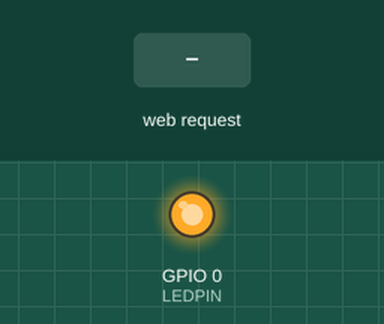
A sketch run on a simulated ESP8266 (NodeMCU). Parts: output pins drawn as LEDs (lit = HIGH). The test bench sets the inputs (shaded band). WiFi joins after 1.5 s; servers stay silent unless stated; what the sketch prints to the serial monitor is not drawn.

Above: at 2.7 s.
2.8 s: HTTP request GET /ledon received
At 3.4 s:
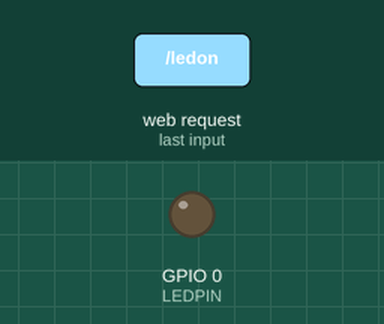
4.3 s: HTTP request GET /ledoff received
At 5.7 s:
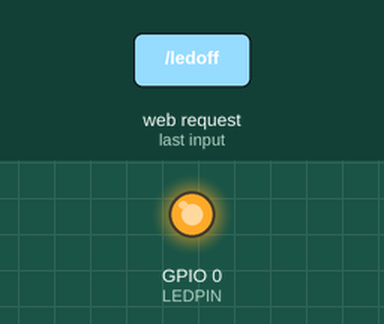
Timing chart, 0 to 7.3 s (numbered marks = the images above; inputs shaded):
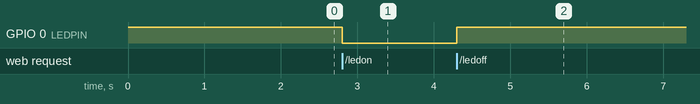

Measured:
- after the input at 2.8 s, GPIO 0 (LEDPIN): HIGH → LOW at once
- after the input at 4.3 s, GPIO 0 (LEDPIN): LOW → HIGH at once

The sketch:

esp8266_hrefcontrol.ino
```cpp
/*
 * Demonstrate using an http server and HTML href to control an LED.
 * The http server runs on the ESP8266.
 *
 * Connect to "http://esp8266HrefControl.local" or "http://<IP address>"
 * to bring up an HTML page to control the LED connected GPIO#0. This works
 * for the Adafruit ESP8266 HUZZAH but the LED may be on a different pin on
 * other breakout boards.
 *
 * Imperatives to turn the LED on/off using a non-browser http client.
 * For example, using wget.
 * $ wget http://esp8266HrefControl.local/ledon
 * $ wget http://esp8266HrefControl.local/ledoff
*/

#include <ESP8266WiFi.h>
#include <WiFiClient.h>
#include <ESP8266WebServer.h>
#include <ESP8266mDNS.h>

// Fill in your WiFi router SSID and password here.
const char* ssid = "lucky";
const char* password = "laxmish53";
MDNSResponder mdns;

ESP8266WebServer server(80);

const char INDEX_HTML[] =
"<!DOCTYPE HTML>"
"<html>"
"<head>"
"<meta name = \"viewport\" content = \"width = device-width, initial-scale = 1.0, maximum-scale = 1.0, user-scalable=0\">"
"<title>ESP8266 HREF Control Demo</title>"
"<style>"
"\"body { background-color: #808080; font-family: Arial, Helvetica, Sans-Serif; Color: #000000; }\""
"</style>"
"</head>"
"<body>"
"<h1>ESP8266 Web Form Demo</h1>"
"<a href=\"ledon\">LED On</a><p>"
"<a href=\"ledoff\">LED Off</a><p>"
"</body>"
"</html>";

// GPIO#0 is for Adafruit ESP8266 HUZZAH board. Your board LED might be on 13.
const int LEDPIN = 0;

void handleRoot()
{
  returnOK();
}

void returnFail(String msg)
{
  server.sendHeader("Connection", "close");
  server.sendHeader("Access-Control-Allow-Origin", "*");
  server.send(500, "text/plain", msg + "\r\n");
}

void returnOK()
{
  server.sendHeader("Connection", "close");
  server.sendHeader("Access-Control-Allow-Origin", "*");
  server.send(200, "text/html", INDEX_HTML);
}

/*
 * Imperative to turn the LED on using a non-browser http client.
 * For example, using wget.
 * $ wget http://esp8266HrefControl/ledon
 */
void handleLEDon()
{
  writeLED(true);
  returnOK();
}

/*
 * Imperative to turn the LED off using a non-browser http client.
 * For example, using wget.
 * $ wget http://esp8266HrefControl/ledoff
 */
void handleLEDoff()
{
  writeLED(false);
  returnOK();
}

void handleNotFound()
{
  String message = "File Not Found\n\n";
  message += "URI: ";
  message += server.uri();
  message += "\nMethod: ";
  message += (server.method() == HTTP_GET)?"GET":"POST";
  message += "\nArguments: ";
  message += server.args();
  message += "\n";
  for (uint8_t i=0; i<server.args(); i++){
    message += " " + server.argName(i) + ": " + server.arg(i) + "\n";
  }
  server.send(404, "text/plain", message);
}

void writeLED(bool LEDon)
{
  // Note inverted logic for Adafruit HUZZAH board
  if (LEDon)
    digitalWrite(LEDPIN, 0);
  else
    digitalWrite(LEDPIN, 1);
}

void setup(void)
{
  pinMode(LEDPIN, OUTPUT);
  writeLED(false);

  Serial.begin(115200);
  WiFi.begin(ssid, password);
  Serial.println("");

  // Wait for connection
  while (WiFi.status() != WL_CONNECTED) {
    delay(500);
    Serial.print(".");
  }
  Serial.println("");
  Serial.print("Connected to ");
  Serial.println(ssid);
  Serial.print("IP address: ");
  Serial.println(WiFi.localIP());

  if (mdns.begin("esp8266HrefControl", WiFi.localIP())) {
    Serial.println("MDNS responder started");
  }

  server.on("/", handleRoot);
  server.on("/ledon", handleLEDon);
  server.on("/ledoff", handleLEDoff);
  server.onNotFound(handleNotFound);

  server.begin();
  Serial.print("Connect to http://esp8266HrefControl.local or http://");
  Serial.println(WiFi.localIP());
}

void loop(void)
{
  server.handleClient();
}
```
